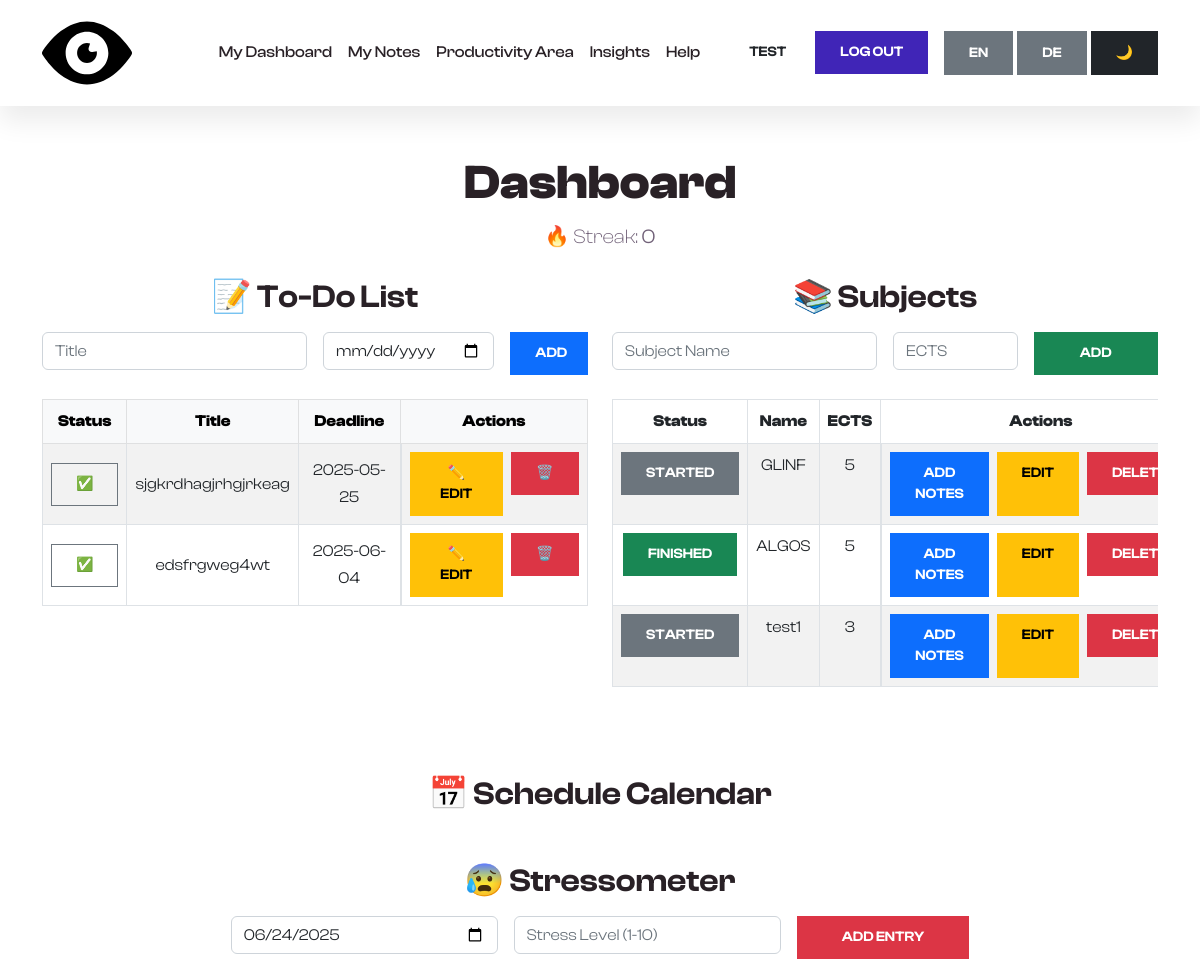
The app's page /BigBrother/dashboard.php (signed in, upper part), older data.
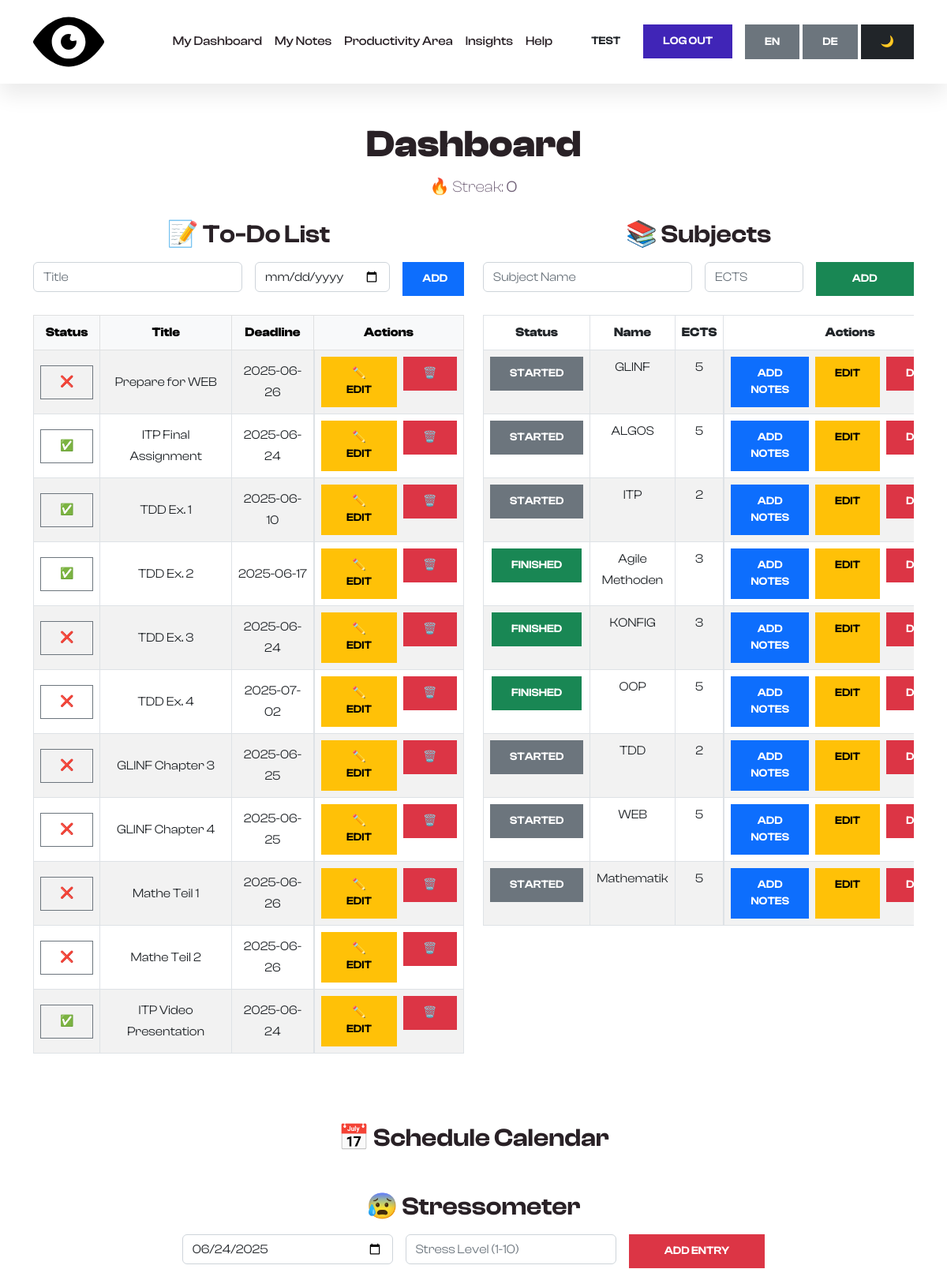
The same page, newer data.
### tables this page shows
CREATE TABLE `tasks` (
  `id` int(11) NOT NULL,
  `user_id` int(11) DEFAULT NULL,
  `title` varchar(255) DEFAULT NULL,
  `deadline` date DEFAULT NULL,
  `is_completed` tinyint(1) DEFAULT 0
);

CREATE TABLE `subjects` (
  `id` int(11) NOT NULL,
  `user_id` int(11) DEFAULT NULL,
  `name` varchar(100) DEFAULT NULL,
  `ects` int(11) DEFAULT NULL,
  `is_completed` tinyint(1) DEFAULT 0
);

### BigBrother/dashboard.php (the view, shortened to what the changed rows need)
<?php
include('includes/db.php');
include('includes/header.php');
?>
<body data-bs-spy="scroll" data-bs-target=".navbar">
<div class="container mt-5">
    <div class="text-center mb-4">
        <h1 class="display-5 fw-bold">Dashboard</h1>
    </div>
    <div class="row mb-5">
        <div class="col-md-6 mb-4">
            <h2 class="mb-3 text-center">📝 To-Do List</h2>
            <div class="table-responsive">
                <table class="table table-striped table-bordered text-center align-middle">
                    <thead class="table-light">
                        <tr>
                            <th>Status</th>
                            <th>Title</th>
                            <th>Deadline</th>
                            <th>Actions</th>
                        </tr>
                    </thead>
                    <tbody>
                        <?php
                        $stmt = $pdo->prepare("SELECT * FROM tasks WHERE user_id = ?");
                        $stmt->execute([$_SESSION['user_id']]);
                        foreach ($stmt as $task):
                        ?>
                        <tr>
                            <td>
                                <form method="POST" action="api/tasks.php">
                                    <button type="submit" name="toggle" class="btn btn-sm btn-outline-secondary"><?= $task['is_completed'] ? "✅" : "❌" ?></button>
                                </form>
                            </td>
                            <td><?= htmlspecialchars($task['title']) ?></td>
                            <td><?= htmlspecialchars($task['deadline']) ?></td>
                            <td class="d-flex justify-content-center gap-2">
                                <a href="edit-task.php?id=<?= $task['id'] ?>" class="btn btn-sm btn-warning">✏️ Edit</a>
                                <form method="POST" action="api/tasks.php" onsubmit="return confirm('Delete this task?')">
                                    <button type="submit" name="delete" class="btn btn-sm btn-danger">🗑️</button>
                                </form>
                            </td>
                        </tr>
                        <?php endforeach; ?>
                    </tbody>
                </table>
            </div>
        </div>
        <div class="col-md-6 mb-4">
            <h2 class="mb-3 text-center">📚 Subjects</h2>
            <div class="table-responsive">
                <table class="table table-striped table-bordered text-center">
                    <thead>
                        <tr>
                            <th>Status</th>
                            <th>Name</th>
                            <th>ECTS</th>
                            <th>Actions</th>
                        </tr>
                    </thead>
                    <tbody>
                        <?php
                        $stmt = $pdo->prepare("SELECT * FROM subjects WHERE user_id = ?");
                        $stmt->execute([$_SESSION['user_id']]);
                        foreach ($stmt as $subj):
                        ?>
                        <tr>
                            <td>
                                <form method="POST" action="api/subjects.php">
                                    <button type="submit" name="toggle" class="btn btn-sm <?= $subj['is_completed'] ? 'btn-success' : 'btn-secondary' ?>">
                                        <?= $subj['is_completed'] ? "Finished" : "Started" ?>
                                    </button>
                                </form>
                            </td>
                            <td><?= htmlspecialchars($subj['name']) ?></td>
                            <td><?= (int)$subj['ects'] ?></td>
                            <td class="d-flex gap-2">
                                <a href="notes.php?subject_id=<?= $subj['id'] ?>" class="btn btn-primary btn-sm">Add Notes</a>
                                <a href="edit-subject.php?id=<?= $subj['id'] ?>" class="btn btn-warning btn-sm">Edit</a>
                                <form method="POST" action="api/subjects.php" onsubmit="return confirm('Delete this subject?');">
                                    <button type="submit" name="delete" class="btn btn-danger btn-sm">Delete</button>
                                </form>
                            </td>
                        </tr>
                        <?php endforeach; ?>
                    </tbody>
                </table>
            </div>
        </div>
    </div>
    <div class="col-12 mb-5">
        <h2 class="mb-3 text-center">📅 Schedule Calendar</h2>
    </div>
    <div class="mb-5">
        <h2 class="mb-3 text-center">😰 Stressometer</h2>
    </div>
</div>
<?php include('includes/footer.php'); ?>

Row changes from the older to the newer data that the page shows:
removed tasks: title "sjgkrdhagjrhgjrkeag", deadline "2025-05-25"
removed tasks: title "edsfrgweg4wt", deadline "2025-06-04"
removed subjects: is_completed "STARTED", name "test1", ects "3"
added tasks: title "Prepare for WEB", deadline "2025-06-26"
added tasks: title "ITP Final Assignment", deadline "2025-06-24"
added tasks: title "TDD Ex. 1", deadline "2025-06-10"
added tasks: title "TDD Ex. 2", deadline "2025-06-17"
added tasks: title "TDD Ex. 3", deadline "2025-06-24"
added tasks: title "TDD Ex. 4", deadline "2025-07-02"
added tasks: title "GLINF Chapter 3", deadline "2025-06-25"
added tasks: title "GLINF Chapter 4", deadline "2025-06-25"
added tasks: title "Mathe Teil 1", deadline "2025-06-26"
added tasks: title "Mathe Teil 2", deadline "2025-06-26"
added tasks: title "ITP Video Presentation", deadline "2025-06-24"
changed subjects "ALGOS": is_completed "FINISHED" → "STARTED"
added subjects: is_completed "STARTED", name "ITP", ects "2"
added subjects: is_completed "FINISHED", name "Agile Methoden", ects "3"
added subjects: is_completed "FINISHED", name "KONFIG", ects "3"
added subjects: is_completed "FINISHED", name "OOP", ects "5"
added subjects: is_completed "STARTED", name "TDD", ects "2"
added subjects: is_completed "STARTED", name "WEB", ects "5"
added subjects: is_completed "STARTED", name "Mathematik", ects "5"
